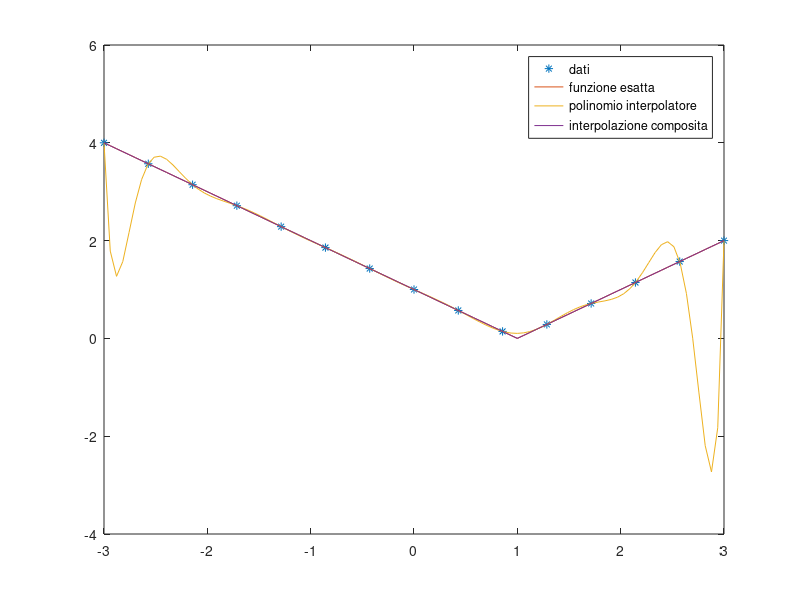

Recreate this plot in MATLAB.
clear
clc
close all

% f = @(x) exp(x).*cos(4.*x);
f = @(x) abs(x - 1)

n_nodi = 15;
nodi = linspace(-3,3,n_nodi);
y = f(nodi);

V = vander(nodi);

coeff = V \ y';

% coeff_pol = polyfit(nodi,y,n_nodi-1)

x = linspace(-3,3,100);

poli_int = polyval(coeff,x);

Err = norm(f(x) - poli_int, inf)


X = [-3 1 3];

pol_linear = interp1(X,f(X),x)
Err_comp = norm(f(x) - pol_linear)

plot(nodi,y,'*')
hold on

plot(x,f(x))
hold on

plot(x,poli_int)
hold on

plot (x,pol_linear);


legend("dati" , "funzione esatta", "polinomio interpolatore", "interpolazione composita")








